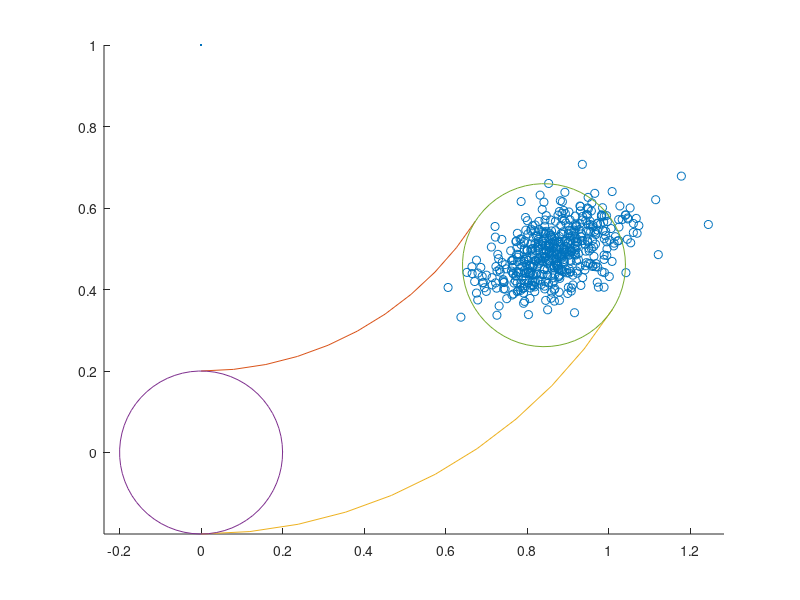

MATLAB code for this plot:
close all;
clc;
clear all;


r = 1;
t = 2;
theta = 0;
delta = 1;
[a1, a2, a3, a4, a5, a6] = deal(0.05, 0.05, 0.05, 0.05, 0.05, 0.05);
[u1, u2, u3] = deal(0.02, 0.03, 0.04);

sample = @(x) x * randn(1);

[v0, w0, r0] = deal(1, 1, 0);
[v, w, r] = deal(v0, w0, r0);

tmp1 = a1 * (v0^2) + a2 * (w0^2);
tmp2 = a3 * (v0^2) + a4 * (w0^2);
tmp3 = a5 * (v0^2) + a6 * (w0^2);

x = [];
y = [];

for n = 1:500
    [v , w, r] = deal(v0+sample(tmp1), w0+sample(tmp2), sample(tmp3));
    x(n) = u1 + v/w * (-sin(theta) + sin(theta + w * delta) );
    y(n) = u2 + v/w * ( cos(theta) - cos(theta + w * delta) );
end

scatter(x, y , 'r.');
hold on;

plot(0, 1, '.');
hold on;
plot(0.8*cos(-pi/2:0.1:1-pi/2), 1+0.8*sin(-pi/2:0.1:1-pi/2));
hold on;
plot(1.2*cos(-pi/2:0.1:1-pi/2), 1+1.2*sin(-pi/2:0.1:1-pi/2));
hold on;
plot(0.2*cos(0:0.1:2*pi+0.1), 0.2*sin(0:0.1:2*pi+0.1));
hold on;
plot(cos(1-pi/2)+0.2*cos(0:0.1:2*pi+0.1), 1+sin(1-pi/2)+0.2*sin(0:0.1:2*pi+0.1));
hold on;
axis equal;